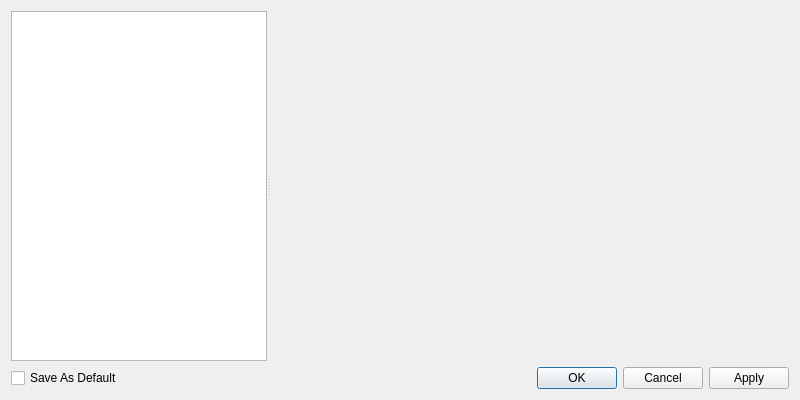
<?xml version="1.0" encoding="UTF-8"?>
<ui version="4.0">
 <class>Dialog</class>
 <widget class="QDialog" name="Dialog">
  <property name="windowModality">
   <enum>Qt::NonModal</enum>
  </property>
  <property name="geometry">
   <rect>
    <x>0</x>
    <y>0</y>
    <width>800</width>
    <height>400</height>
   </rect>
  </property>
  <property name="sizePolicy">
   <sizepolicy hsizetype="MinimumExpanding" vsizetype="MinimumExpanding">
    <horstretch>0</horstretch>
    <verstretch>0</verstretch>
   </sizepolicy>
  </property>
  <property name="minimumSize">
   <size>
    <width>800</width>
    <height>400</height>
   </size>
  </property>
  <property name="windowTitle">
   <string>Dialog</string>
  </property>
  <property name="modal">
   <bool>false</bool>
  </property>
  <layout class="QGridLayout" name="gridLayout">
   <item row="0" column="0" colspan="2">
    <layout class="QGridLayout">
     <property name="spacing">
      <number>0</number>
     </property>
     <item row="0" column="0" colspan="3">
      <widget class="QWidget" name="_topCustom" native="true">
       <property name="sizePolicy">
        <sizepolicy hsizetype="Minimum" vsizetype="Minimum">
         <horstretch>0</horstretch>
         <verstretch>0</verstretch>
        </sizepolicy>
       </property>
      </widget>
     </item>
     <item row="0" column="3" rowspan="3">
      <widget class="QWidget" name="_extensionWidget" native="true">
       <property name="enabled">
        <bool>true</bool>
       </property>
       <property name="sizePolicy">
        <sizepolicy hsizetype="Expanding" vsizetype="Expanding">
         <horstretch>0</horstretch>
         <verstretch>0</verstretch>
        </sizepolicy>
       </property>
      </widget>
     </item>
     <item row="1" column="0">
      <widget class="QWidget" name="_leftCustom" native="true">
       <property name="sizePolicy">
        <sizepolicy hsizetype="Minimum" vsizetype="Minimum">
         <horstretch>0</horstretch>
         <verstretch>0</verstretch>
        </sizepolicy>
       </property>
      </widget>
     </item>
     <item row="1" column="2">
      <widget class="QWidget" name="_rightCustom" native="true">
       <property name="sizePolicy">
        <sizepolicy hsizetype="Minimum" vsizetype="Minimum">
         <horstretch>0</horstretch>
         <verstretch>0</verstretch>
        </sizepolicy>
       </property>
      </widget>
     </item>
     <item row="2" column="0" colspan="3">
      <widget class="QWidget" name="_bottomCustom" native="true">
       <property name="sizePolicy">
        <sizepolicy hsizetype="Minimum" vsizetype="Minimum">
         <horstretch>0</horstretch>
         <verstretch>0</verstretch>
        </sizepolicy>
       </property>
      </widget>
     </item>
     <item row="1" column="1">
      <widget class="QSplitter" name="_splitter">
       <property name="sizePolicy">
        <sizepolicy hsizetype="Expanding" vsizetype="Preferred">
         <horstretch>1</horstretch>
         <verstretch>1</verstretch>
        </sizepolicy>
       </property>
       <property name="layoutDirection">
        <enum>Qt::LeftToRight</enum>
       </property>
       <property name="orientation">
        <enum>Qt::Horizontal</enum>
       </property>
       <property name="childrenCollapsible">
        <bool>false</bool>
       </property>
       <widget class="QListWidget" name="_listWidget">
        <property name="sizePolicy">
         <sizepolicy hsizetype="Expanding" vsizetype="Expanding">
          <horstretch>0</horstretch>
          <verstretch>0</verstretch>
         </sizepolicy>
        </property>
        <property name="resizeMode">
         <enum>QListView::Adjust</enum>
        </property>
        <property name="uniformItemSizes">
         <bool>true</bool>
        </property>
       </widget>
       <widget class="QScrollArea" name="_scrollArea">
        <property name="sizePolicy">
         <sizepolicy hsizetype="Expanding" vsizetype="Expanding">
          <horstretch>2</horstretch>
          <verstretch>0</verstretch>
         </sizepolicy>
        </property>
        <property name="frameShape">
         <enum>QFrame::NoFrame</enum>
        </property>
        <property name="frameShadow">
         <enum>QFrame::Plain</enum>
        </property>
        <property name="lineWidth">
         <number>0</number>
        </property>
        <property name="midLineWidth">
         <number>-1</number>
        </property>
        <property name="widgetResizable">
         <bool>true</bool>
        </property>
       </widget>
      </widget>
     </item>
    </layout>
   </item>
   <item row="1" column="0">
    <widget class="QCheckBox" name="_saveAsDefault">
     <property name="text">
      <string>Save As Default</string>
     </property>
    </widget>
   </item>
   <item row="1" column="1">
    <widget class="QDialogButtonBox" name="_buttonBox">
     <property name="orientation">
      <enum>Qt::Horizontal</enum>
     </property>
     <property name="standardButtons">
      <set>QDialogButtonBox::Apply|QDialogButtonBox::Cancel|QDialogButtonBox::Ok</set>
     </property>
    </widget>
   </item>
  </layout>
 </widget>
 <resources/>
 <connections>
  <connection>
   <sender>_buttonBox</sender>
   <signal>accepted()</signal>
   <receiver>Dialog</receiver>
   <slot>accept()</slot>
   <hints>
    <hint type="sourcelabel">
     <x>248</x>
     <y>254</y>
    </hint>
    <hint type="destinationlabel">
     <x>157</x>
     <y>274</y>
    </hint>
   </hints>
  </connection>
  <connection>
   <sender>_buttonBox</sender>
   <signal>rejected()</signal>
   <receiver>Dialog</receiver>
   <slot>reject()</slot>
   <hints>
    <hint type="sourcelabel">
     <x>316</x>
     <y>260</y>
    </hint>
    <hint type="destinationlabel">
     <x>286</x>
     <y>274</y>
    </hint>
   </hints>
  </connection>
 </connections>
</ui>
